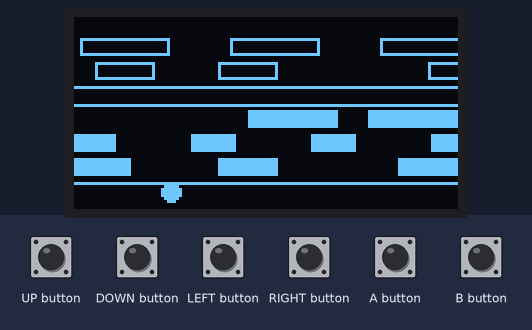
The sketch below on a simulated Arduboy, built with avr-gcc and run on an emulated ATmega32U4. Parts: 128×64 one-colour display. The inputs (shaded band) are chosen by the test bench.

Above: at 1.2 s.
1.3 s: UP button pressed for 0.15 s
At 1.75 s:
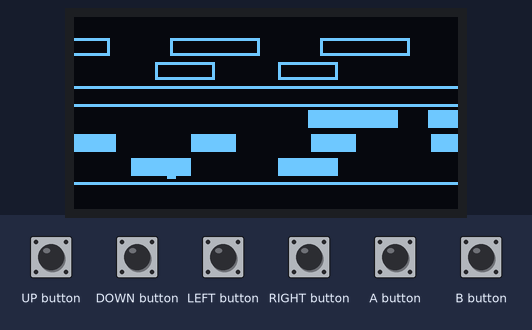
2.0 s: DOWN button pressed for 0.15 s
At 2.38 s:
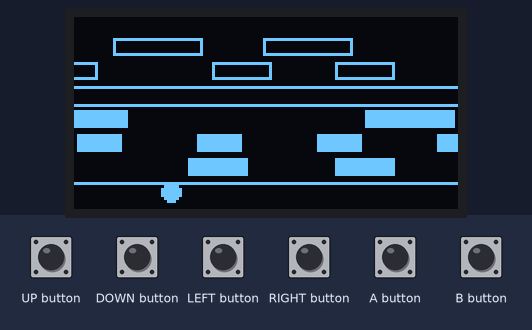
2.7 s: LEFT button pressed for 0.15 s
At 3.34 s:
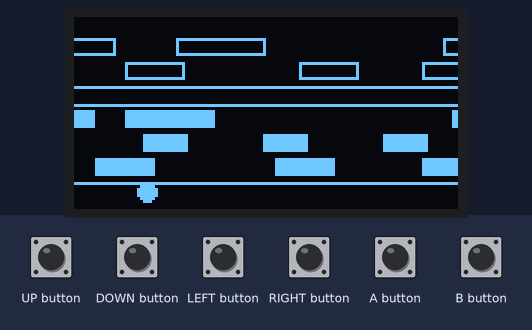
3.4 s: RIGHT button pressed for 0.15 s
At 3.67 s:
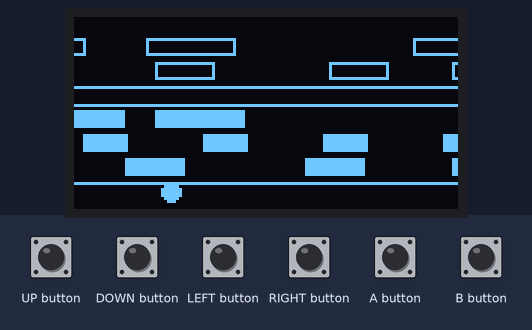
4.1 s: UP button pressed for 1 s
At 4.3 s:
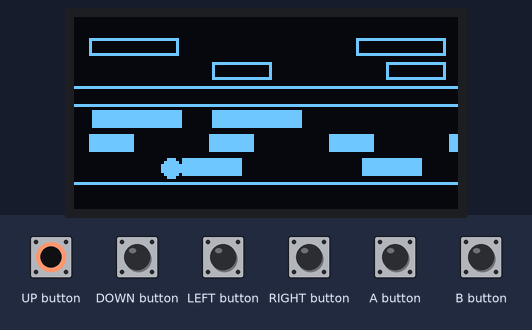
5.7 s: A button pressed for 1 s
At 7.8 s:
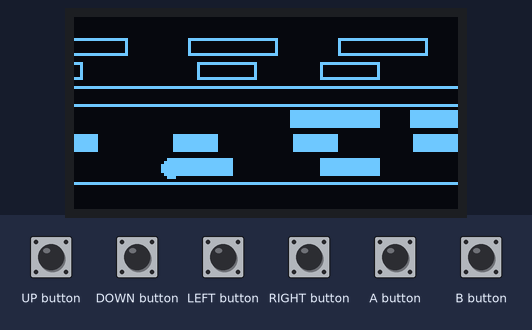
Timing chart, 0 to 8.3 s (numbered marks = the images above; inputs shaded):
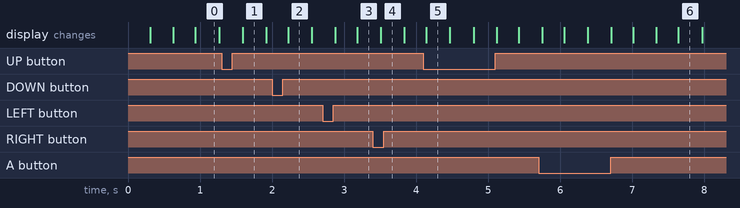

The sketch:

Hopper.ino
```cpp
#include <Arduboy2.h>
#include <ArduboyTones.h>
#include "hopper.h"
#include "frog.h"
#include "obstacle.h"
#include "lane.h"

Arduboy2 arduboy;
ArduboyTones sound(arduboy.audio.enabled);

Frog frog(&arduboy, &sound, 32, 58);
Lane lane1(&arduboy, 47, 3, 20, 1, 60, CAR);
Lane lane2(&arduboy, 39, 4, 15, -2, 40, CAR);
Lane lane3(&arduboy, 31, 3, 30, 1, 40, CAR);
Lane lane4(&arduboy, 15, 3, 20, 1, 70, LOG);
Lane lane5(&arduboy,  7, 3, 30, -1, 50, LOG);


void setup() {
  arduboy.begin();
  arduboy.setFrameRate(30);
}

void drawSafetyZones() {
  // Zones start at y = 24 and y = 56
  arduboy.drawFastHLine(0, 23, 128, WHITE);
  arduboy.drawFastHLine(0, 29, 128, WHITE);
  arduboy.drawFastHLine(0, 55, 128, WHITE);
}

void loop() {
  // pause render until it's time for the next frame
  if (!(arduboy.nextFrame()))
    return;
  frog.update();
  lane1.update();
  lane2.update();
  lane3.update();
  lane4.update();
  lane5.update();

  arduboy.clear();

  drawSafetyZones();
  frog.draw();

  lane1.draw();
  lane2.draw();
  lane3.draw();
  lane4.draw();
  lane5.draw();

  arduboy.display();
}
```

frog.cpp
```cpp
#include "frog.h"
#include "hopper.h"

Frog::Frog(Arduboy2* b, ArduboyTones* s, int x, int y): arduboy(b), sound(s), x(x), y(y) {}

// Needs to be called at the start of the loop function
void Frog::updateButtonState() {
  previousButtonState = currentButtonState;
  currentButtonState = arduboy->buttonsState();
}

// Returns if a button was just pressed
bool Frog::buttonJustPressed(uint8_t button) {
  if (!(previousButtonState & button) && (currentButtonState & button)) {
    return true;
  }
  return false;
}

void Frog::update() {
  updateButtonState();

  int moved = 0;

  if (buttonJustPressed(RIGHT_BUTTON) && (x < WIDTH)) {
    x += LANESIZE;
    moved = 1;
  }

  if (buttonJustPressed(LEFT_BUTTON) && (x > 0)) {
    x -= LANESIZE;
    moved = 1;
  }

  if (buttonJustPressed(UP_BUTTON) && (y > 0)) {
    y -= LANESIZE;
    moved = 1;
  }

  if (buttonJustPressed(DOWN_BUTTON) && ((y + FROGSIZE*2) < HEIGHT)) {
    y += LANESIZE;
    moved = 1;
  }

  if (moved > 0) {
    sound->tone(1000, 100);
  }
}

int Frog::getX() {
  return x;
}

int Frog::getY() {
  return y;
}

int Frog::getSize() {
  return FROGSIZE*2;
}

void Frog::draw() {
  arduboy->fillCircle(x, y, FROGSIZE, WHITE);
}
```

frog.h
```cpp
#ifndef FROG_H
#define FROG_H
#include <Arduboy2.h>
#include <ArduboyTones.h>
#define FROGSIZE 3

class Frog {
  public:
    Frog(Arduboy2 *arduboy, ArduboyTones *sound, int x, int y);

    void update();
    void draw();

    int getX();
    int getY();
    int getSize();

  private:
    bool buttonJustPressed(uint8_t button);
    void updateButtonState();

    int x;
    int y;

    // Stores the button state
    uint8_t previousButtonState = 0;
    uint8_t currentButtonState = 0;

    Arduboy2 *arduboy;
    ArduboyTones *sound;
};
#endif
```

hopper.h
```cpp
#ifndef FROGGER_H
#define FROGGER_H

#define LANESIZE 8
#define CAR 1
#define LOG 2

#endif
```

lane.cpp
```cpp
#include "lane.h"

Lane::Lane(Arduboy2* b, int y, int n, int w, int spd, int spc, int type): y(y), n(n), w(w), spd(spd), spc(spc), type(type) {
  obstacles = new Obstacle *[n];
  for (int i=0; i<n; i++) {
    int x = 0 + (i * spc) + w;
;    obstacles[i] = new Obstacle(b, x, y, w, spd, type);
  }
}

void Lane::update() {
  for (int i=0; i<n; i++) {
    obstacles[i]->update();
  }
}

void Lane::draw() {
  for (int i=0; i<n; i++) {
    obstacles[i]->draw();
  }
}
```

lane.h
```cpp
#ifndef LANE_H
#define LANE_H
#include <Arduboy2.h>
#include "obstacle.h"

class Lane {
  public:
    // y, n = number of obstacles, w = width of obstacles,
    // spd = speed of obstacles
    // spc = spacing of obstacles
    // type == CAR or LOG
    Lane(Arduboy2 *arduboy, int y, int n, int w, int spd, int spc, int type);

    void update();
    void draw();

  private:
    int y;
    int n;
    int w;
    int spd;
    int spc;
    int type;

    Obstacle **obstacles;
};
#endif
```

obstacle.cpp
```cpp
#include "obstacle.h"

#define OBSTACLE_HEIGHT 6

Obstacle::Obstacle(Arduboy2* b, int x, int y, int w, int s, int type): arduboy(b), x(x), y(y), w(w), s(s), type(type) {}

void Obstacle::update() {
  x = x + s;
  if (x > WIDTH + w) {
    x = 0 - w;
  }
  if (x < 0 - w) {
    x = WIDTH + w;
  }
}

// Check intersection with a Frog object.
boolean Obstacle::intersects(Frog *f) {
  return !(
    x + w                <= f->getX()                 ||
    x                    >= f->getX() + f->getSize()  ||
    y + OBSTACLE_HEIGHT  <= f->getY()                 ||
    y                    >= f->getY() + f->getSize()
  );
}

void Obstacle::draw() {
  if (type == CAR) {
    arduboy->fillRect(x, y, w, OBSTACLE_HEIGHT, WHITE);
  } else {
    arduboy->drawRect(x, y, w, OBSTACLE_HEIGHT, WHITE);
  }
}
```

obstacle.h
```cpp
#ifndef OBSTACLE_H
#define OBSTACLE_H
#include <Arduboy2.h>
#include "hopper.h"
#include "frog.h"

class Obstacle {
  public:
    Obstacle(Arduboy2 *arduboy, int x, int y, int w, int s, int type);

    void update();
    void draw();
    boolean intersects(Frog *f);

  private:

    int x;
    int y;
    int w;
    int s;
    int type;
    Arduboy2 *arduboy;
};
#endif
```
